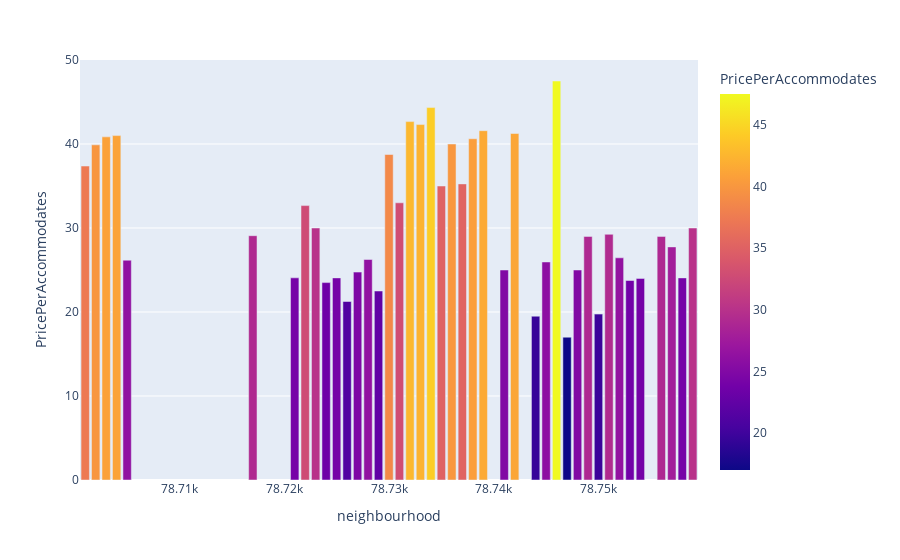

Notebook code for this chart:
### Code cell
fig = px.bar(PPAmedians,x=PPAmedians.index,y='PricePerAccommodates',color='PricePerAccommodates')
fig.show()

### Figure 1 — Plotly figure (JSON) as saved in the notebook; plotly's stock layout.template omitted (floating-point values rounded to 4 significant figures)
{"data": [{"alignmentgroup": "True", "hovertemplate": "neighbourhood=%{x}<br>PricePerAccommodates=%{marker.color}<extra></extra>", "legendgroup": "", "marker": {"color": [37.38, 39.9, 40.85, 41, 26.17, null, 29.08, null, 24.07, 32.67, 30, 23.5, 24.06, 21.25, 24.75, 26.25, 22.5, 38.75, 33, 42.67, 42.31, 44.34, 35, 40, 35.25, 40.62, 41.58, 25, 41.25, 19.5, 25.96, 47.5, 17, 25, 29, 19.75, 29.25, 26.45, 23.75, 24, 29, 27.75, 24.06, 30], "coloraxis": "coloraxis"}, "name": "", "offsetgroup": "", "orientation": "v", "showlegend": false, "textposition": "auto", "type": "bar", "x": [78701, 78702, 78703, 78704, 78705, 78712, 78717, 78719, 78721, 78722, 78723, 78724, 78725, 78726, 78727, 78728, 78729, 78730, 78731, 78732, 78733, 78734, 78735, 78736, 78737, 78738, 78739, 78741, 78742, 78744, 78745, 78746, 78747, 78748, 78749, 78750, 78751, 78752, 78753, 78754, 78756, 78757, 78758, 78759], "xaxis": "x", "y": [37.38, 39.9, 40.85, 41, 26.17, null, 29.08, null, 24.07, 32.67, 30, 23.5, 24.06, 21.25, 24.75, 26.25, 22.5, 38.75, 33, 42.67, 42.31, 44.34, 35, 40, 35.25, 40.62, 41.58, 25, 41.25, 19.5, 25.96, 47.5, 17, 25, 29, 19.75, 29.25, 26.45, 23.75, 24, 29, 27.75, 24.06, 30], "yaxis": "y"}], "layout": {"autosize": true, "barmode": "relative", "coloraxis": {"colorbar": {"title": {"text": "PricePerAccommodates"}}, "colorscale": [[0, "#0d0887"], [0.1111, "#46039f"], [0.2222, "#7201a8"], [0.3333, "#9c179e"], [0.4444, "#bd3786"], [0.5556, "#d8576b"], [0.6667, "#ed7953"], [0.7778, "#fb9f3a"], [0.8889, "#fdca26"], [1, "#f0f921"]]}, "legend": {"tracegroupgap": 0}, "margin": {"t": 60}, "xaxis": {"anchor": "y", "autorange": true, "domain": [0, 1], "range": [78700.0, 78760.0], "title": {"text": "neighbourhood"}, "type": "linear"}, "yaxis": {"anchor": "x", "autorange": true, "domain": [0, 1], "range": [0, 50], "title": {"text": "PricePerAccommodates"}, "type": "linear"}}}
